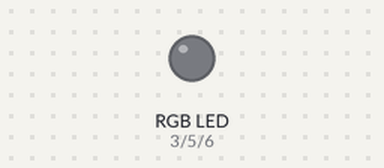
Simulated run of this sketch. Board: Arduino Uno, built with avr-gcc and run on an emulated ATmega328P. On the bench: an RGB LED mixed from three pins (HIGH = lit).

Above: at 0.05 s.
At 3.2 s:
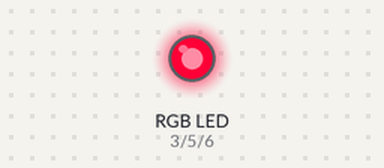
At 6.4 s:
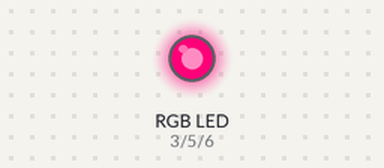
At 12.8 s:
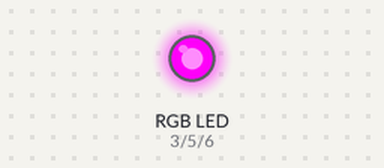
Timing chart, 0 to 14.7 s (numbered marks = the images above):
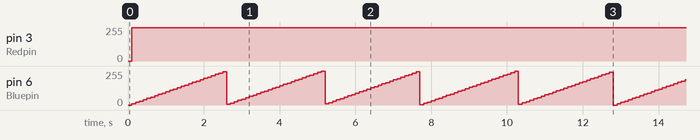

Measured:
- by itself, pin 3 (Redpin): 0/255 → 250/255 at 0.10 s
- by itself, pin 6 (Bluepin): ramps from 0/255 to 254/255 and jumps back, once every 2.6 s

The sketch:

Exercise7.ino
```cpp
#define Redpin 3
#define Greenpin 5
#define Bluepin 6

char enable = 1;
char red = 250;
char green = 0;
char blue = 0;
void setup() {
  // put your setup code here, to run once:
  Serial.begin(9600);
  pinMode(Redpin, OUTPUT);
  pinMode(Greenpin, OUTPUT);
  pinMode(Bluepin, OUTPUT);
}

void loop() {
  /*
  if (Serial.available() > 0) {
      red = Serial.parseInt();
      green = Serial.parseInt();
      blue = Serial.parseInt();
  }*/
  if(blue<160){
    blue +=10;
  }else{
    blue = 0;
  }
  delay(100);
  analogWrite(Redpin, red);
  analogWrite(Greenpin, green);
  analogWrite(Bluepin, blue);

}
```
